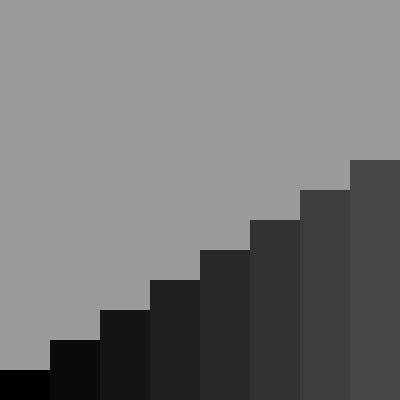
Frame 1 (no input)
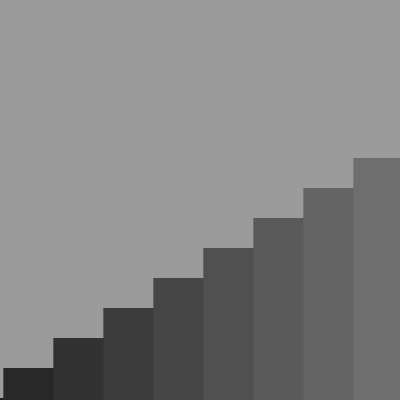
Frame 60 (no input)
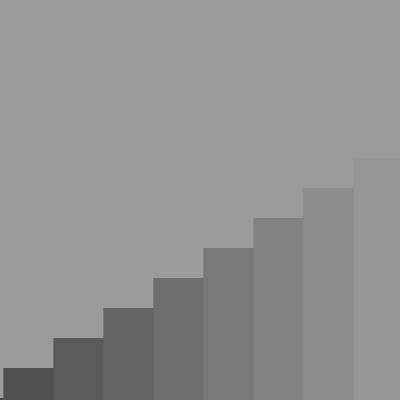
Frame 120 (the mouse pressed at the canvas centre since frame 60)

The p5.js sketch that drew these frames (run headless with seeded random() and noise() and a simulated clock; from frame 60 on, the mouse is pressed at the canvas centre):

// p5.js sketch
// ── sketch.js
let stepWidth = 50; // Width of each step
let stepHeight = 30; // Height difference between steps
let numSteps = 50; // Total visible steps
let transitionSpeed = 100; // Speed of the motion
let steps = [];

function setup() {
  createCanvas(400, 400);

  // Initialize step positions, each higher than the last
  for (let i = 0; i < numSteps; i++) {
    steps.push({
      x: i * stepWidth,
      y: height - (i + 1) * stepHeight,
      color: i < numSteps / 2 ? i * 10 : (numSteps - i) * 10,
    });
  }
}

function draw() {
  background(155);
  // Draw and update each step
  for (let i = 0; i < steps.length; i++) {
    let step = steps[i];
    fill(step.color);
    noStroke();
    // stepWidth + 3.5 to fill gap while moving and the gap on the last step from the array combining with the first
    rect(step.x, step.y, stepWidth + 3.5, height - step.y);

    // Move steps to simulate horizontal motion
    step.x -= transitionSpeed / stepHeight;
    step.y += transitionSpeed / stepWidth;

    // Recycle step when it moves off the left edge
    if (step.x + stepWidth < 0) {
      // Position the step at the far right and adjust height to loop seamlessly
      let previousStep = steps[(i - 1 + steps.length) % steps.length];
      step.x = previousStep.x + stepWidth;
      step.y = previousStep.y - stepHeight;
    }
  }
}
